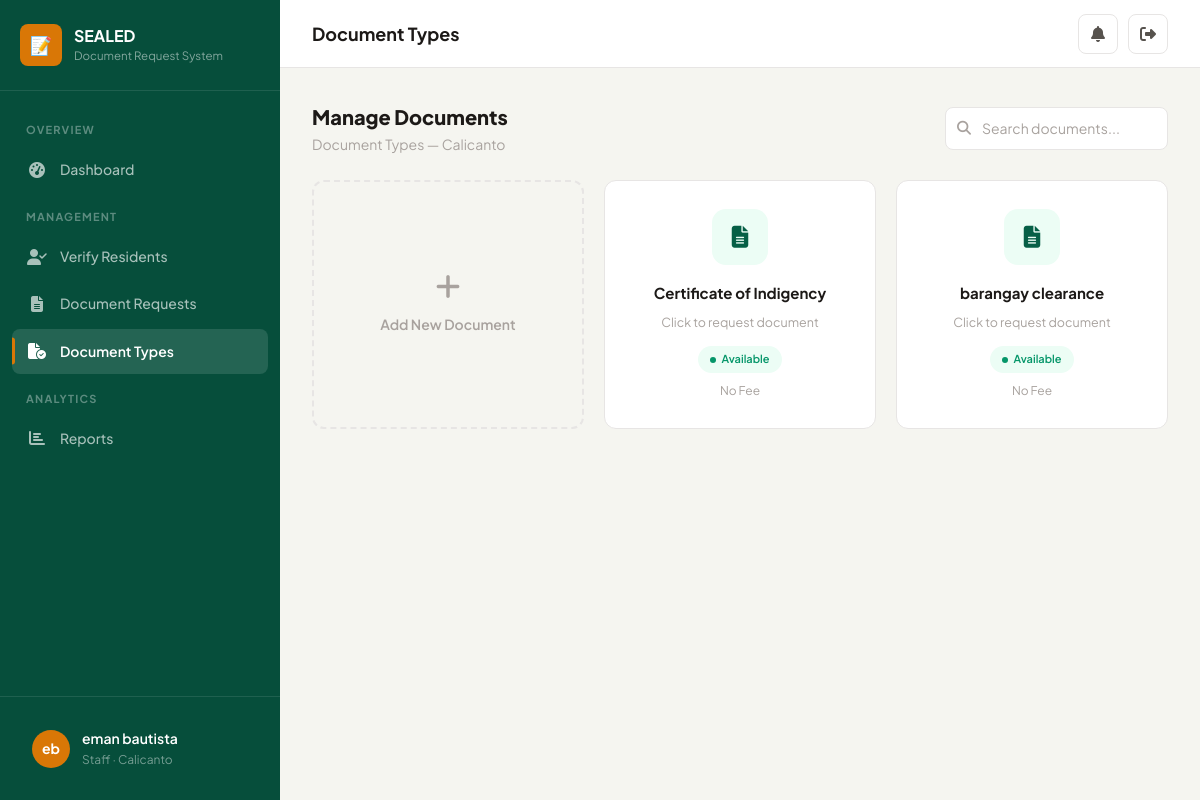
/staff/document-types/ (signed in), run on the app's committed database.
### brgy/models.py (models this page shows, shortened)
class CustomUser(AbstractUser):
    class Role(models.TextChoices):
        RESIDENT = 'resident', 'Resident'
        STAFF = 'staff', 'Staff'
        ADMIN = 'admin', 'Administrator'
    class VerificationStatus(models.TextChoices):
        PENDING = 'pending', 'Pending'
        APPROVED = 'approved', 'Approved'
        REJECTED = 'rejected', 'Rejected'
    id = models.UUIDField(primary_key=True, default=uuid.uuid4, editable=False)
    role = models.CharField(max_length=20, choices=Role.choices, default=Role.RESIDENT)
    barangay = models.ForeignKey(
        Barangay, on_delete=models.SET_NULL, null=True, blank=True, related_name='users'
    )
    verification_status = models.CharField(
        max_length=20, choices=VerificationStatus.choices, default=VerificationStatus.PENDING
    )
    phone_number = models.CharField(max_length=20, blank=True)
    address = models.TextField(blank=True)
    birth_date = models.DateField(null=True, blank=True)
    gender = models.CharField(max_length=10, blank=True)
    middle_name = models.CharField(max_length=150, blank=True)
    civil_status = models.CharField(max_length=20, blank=True, default='')
    occupation = models.CharField(max_length=100, blank=True, default='')
    id_type = models.CharField(max_length=50, blank=True, default='')
    id_front = models.ImageField(upload_to='resident_ids/', blank=True, null=True)
    id_back = models.ImageField(upload_to='resident_ids/', blank=True, null=True)
    profile_picture = models.ImageField(upload_to='profile_pictures/', blank=True, null=True)
    rejection_reason = models.TextField(blank=True, default='')
    class Meta:
        ordering = ['-date_joined']
    @property
    def display_name(self):
        return self.get_full_name() or self.username

class Barangay(models.Model):
    id = models.UUIDField(primary_key=True, default=uuid.uuid4, editable=False)
    name = models.CharField(max_length=200)
    address = models.TextField()
    contact_number = models.CharField(max_length=20, blank=True)
    email = models.EmailField(blank=True)
    chairman_name = models.CharField(max_length=200, blank=True)
    officials = models.JSONField(default=dict, blank=True)
    is_active = models.BooleanField(default=True)
    created_at = models.DateTimeField(auto_now_add=True)
    updated_at = models.DateTimeField(auto_now=True)
    class Meta:
        ordering = ['name']

class DocumentType(models.Model):
    id = models.UUIDField(primary_key=True, default=uuid.uuid4, editable=False)
    name = models.CharField(max_length=200)
    description = models.TextField(blank=True)
    requirements = models.TextField(blank=True, help_text="One requirement per line")
    fee = models.DecimalField(max_digits=10, decimal_places=2, default=0, null=True, blank=True)
    is_active = models.BooleanField(default=True)
    barangay = models.ForeignKey(Barangay, on_delete=models.CASCADE, related_name='document_types')
    template_file = models.FileField(
        upload_to='document_templates/',
        blank=True,
        null=True,
        help_text="Upload a .docx template for this document"
    )
    created_at = models.DateTimeField(auto_now_add=True)
    class Meta:
        ordering = ['name']

### brgy/views.py (the view)
# urls.py: path('staff/document-types/', views.staff_manage_document_types, name='staff_manage_document_types'),
@login_required
@role_required('staff')
def staff_manage_document_types(request):
    brgy = request.user.barangay
    doc_types = DocumentType.objects.filter(barangay=brgy).order_by('name')
    search = request.GET.get('search', '')
    if search:
        doc_types = doc_types.filter(Q(name__icontains=search))
    if request.method == 'POST':
        form = DocumentTypeForm(request.POST, request.FILES)
        if form.is_valid():
            dt = form.save(commit=False)
            dt.barangay = brgy
            dt.save()
            messages.success(request, f'{dt.name} added successfully.')
            return redirect('staff_manage_document_types')
        else:
            messages.error(request, 'Please correct the errors below.')
    else:
        form = DocumentTypeForm(initial={'barangay': brgy})
    paginator = Paginator(doc_types, 10)
    page_number = request.GET.get('page', 1)
    page_obj = paginator.get_page(page_number)
    return render(request, 'brgy/staff/document_types.html', {
        'page_obj': page_obj, 'form': form, 'search': search, 'brgy': brgy,
    })

### brgy/context_processors.py (called while the page is built)
def brgy_context(request):
    context = {}
    if request.user.is_authenticated:
        unread_count = Notification.objects.filter(user=request.user, is_read=False).count()
        recent_notifications = Notification.objects.filter(user=request.user)[:5]
        context['unread_notification_count'] = unread_count
        context['recent_notifications'] = recent_notifications
    return context

### brgy/views.py (called while the page is built)
def role_required(*roles):
    def decorator(view_func):
        @wraps(view_func)
        def wrapper(request, *args, **kwargs):
            if not request.user.is_authenticated:
                return redirect('login')
            if request.user.role not in roles:
                messages.error(request, 'You do not have permission to access that page.')
                return redirect('dashboard')
            return view_func(request, *args, **kwargs)
        return wrapper
    return decorator

### brgy/templates/brgy/staff/document_types.html (shortened to what this page needs)
{% extends 'brgy/base.html' %}
{% block nav_staff_doctypes %}active{% endblock %}
{% block page_title %}Document Types{% endblock %}
{% block content %}
<div class="top-actions">
    <div>
        <h2>Manage Documents</h2>
        <p class="text-sm text-muted">Document Types — {{ brgy.name }}</p>
    </div>
    <form method="get" class="search-input-wrapper">
        <i class="fa-solid fa-search"></i>
        <input type="text" name="search" class="form-input" placeholder="Search documents..." value="{{ search }}">
    </form>
</div>
{% if page_obj %}
<div class="doc-grid">
    <a href="#" class="doc-card-add" onclick="document.getElementById('inlineAddForm').style.display = 'grid'; return false;">
        <i class="fa-solid fa-plus"></i>
        <span>Add New Document</span>
    </a>
    {% for dt in page_obj %}
    <div class="doc-card">
        <div class="doc-card-icon">
            <i class="fa-solid fa-file-lines"></i>
        </div>
        <h3>{{ dt.name }}</h3>
        <p>{{ dt.description|truncatechars:50|default:"Click to request document" }}</p>
        <span class="doc-badge {% if not dt.is_active %}unavailable{% endif %}">
            {% if dt.is_active %}Available{% else %}Unavailable{% endif %}
        </span>
        {% if dt.fee %}
        <div class="doc-card-fee">Fee: &#8369;{{ dt.fee|floatformat:2 }}</div>
        {% else %}
        <div class="doc-card-fee">No Fee</div>
        {% endif %}
    </div>
    {% endfor %}
</div>
{% else %}
<div class="empty-state">
    <i class="fa-solid fa-file-circle-xmark"></i>
    <h4>No Document Types Yet</h4>
    <p>Add document types that residents can request from your barangay.</p>
</div>
{% endif %}
{% endblock %}

### brgy/templates/brgy/base.html (shortened to what this page needs)
{% load static %}
<!DOCTYPE html>
<html lang="en">
<head>
    <link rel="stylesheet" href="https://cdnjs.cloudflare.com/ajax/libs/font-awesome/6.5.1/css/all.min.css">
    <link rel="stylesheet" href="{% static 'css/style.css' %}">
</head>
<body>
    <div class="app-layout">
        <aside class="sidebar" id="sidebar">
            <div class="sidebar-header">
                <div class="sidebar-logo">
                    <div class="sidebar-logo-icon">📝</div>
                    <div class="sidebar-logo-text">
                        SEALED
                        <small>Document Request System</small>
                    </div>
                </div>
            </div>
            <nav class="sidebar-nav">
                {% if user.role == 'resident' %}
                <div class="sidebar-section-label">Main</div>
                <a href="{% url 'resident_dashboard' %}" class="sidebar-item {% block nav_res_dashboard %}{% endblock %}">
                    <i class="fa-solid fa-house"></i> Dashboard
                </a>
                <a href="{% url 'request_document' %}" class="sidebar-item {% block nav_res_request %}{% endblock %}">
                    <i class="fa-solid fa-file-circle-plus"></i> Request Document
                </a>
                <a href="{% url 'request_history' %}" class="sidebar-item {% block nav_res_history %}{% endblock %}">
                    <i class="fa-solid fa-clock-rotate-left"></i> Request History
                </a>
                <div class="sidebar-section-label">Updates</div>
                <a href="{% url 'notifications' %}" class="sidebar-item {% block nav_res_notifications %}{% endblock %}">
                    <i class="fa-solid fa-bell"></i> Notifications
                    {% if unread_notification_count > 0 %}
                    <span class="badge-sidebar">{{ unread_notification_count }}</span>
                    {% endif %}
                </a>
                {% elif user.role == 'staff' %}
                <div class="sidebar-section-label">Overview</div>
                <a href="{% url 'staff_dashboard' %}" class="sidebar-item {% block nav_staff_dashboard %}{% endblock %}">
                    <i class="fa-solid fa-gauge-high"></i> Dashboard
                </a>
                <div class="sidebar-section-label">Management</div>
                <a href="{% url 'verify_residents' %}" class="sidebar-item {% block nav_staff_verify %}{% endblock %}">
                    <i class="fa-solid fa-user-check"></i> Verify Residents
                </a>
                <a href="{% url 'manage_requests' %}" class="sidebar-item {% block nav_staff_requests %}{% endblock %}">
                    <i class="fa-solid fa-file-lines"></i> Document Requests
                </a>
                <a href="{% url 'staff_manage_document_types' %}" class="sidebar-item {% block nav_staff_doctypes %}{% endblock %}">
                    <i class="fa-solid fa-file-circle-check"></i> Document Types
                </a>
                <div class="sidebar-section-label">Analytics</div>
                <a href="{% url 'staff_reports' %}" class="sidebar-item {% block nav_staff_reports %}{% endblock %}">
                    <i class="fa-solid fa-chart-bar"></i> Reports
                </a>
                {% endif %}
            </nav>
            <div class="sidebar-footer">
                <a href="{% url 'profile' %}" class="sidebar-user">
                    <div class="sidebar-avatar">{{ user.first_name.0 }}{{ user.last_name.0 }}</div>
                    <div class="sidebar-user-info">
                        <div class="sidebar-user-name">{{ user.display_name }}</div>
                        <div class="sidebar-user-role">{{ user.get_role_display }}{% if user.barangay %} &middot; {{ user.barangay.name }}{% endif %}</div>
                    </div>
                </a>
            </div>
        </aside>
        <main class="main-content">
            <header class="topbar">
                <div class="topbar-left">
                    <h1 class="topbar-title">{% block page_title %}Dashboard{% endblock %}</h1>
                </div>
                <div class="topbar-right">
                    <div style="position:relative">
                        <button class="topbar-btn" id="notifBtn" aria-label="Notifications">
                            <i class="fa-solid fa-bell"></i>
                        </button>
                    </div>
                    <a href="{% url 'logout' %}" class="topbar-btn" title="Logout" data-confirm="Are you sure you want to logout?">
                        <i class="fa-solid fa-right-from-bracket"></i>
                    </a>
                </div>
            </header>
            <div class="page-content">
                {% block content %}{% endblock %}
            </div>
        </main>
    </div>
</body>
</html>

### brgy/static/css/base.css (style rules this page uses)
:root { --primary: #065F46; --primary-light: #059669; --primary-dark: #064E3B; --primary-50: #ECFDF5; --primary-100: #D1FAE5; --primary-200: #A7F3D0; --accent: #D97706; --accent-light: #F59E0B; --accent-dark: #B45309; --accent-50: #FFFBEB; --accent-100: #FEF3C7; --bg: #F5F5F0; --bg-alt: #EDEDEA; --card: #FFFFFF; --text: #1C1917; --text-secondary: #57534E; --text-muted: #A8A29E; --border: #E7E5E4; --border-light: #F5F5F4; --success: #059669; --success-bg: #ECFDF5; --warning: #D97706; --warning-bg: #FFFBEB; --danger: #DC2626; --danger-bg: #FEF2F2; --info: #0891B2; --info-bg: #ECFEFF; --sidebar-width: 280px; --topbar-height: 68px; --radius: 12px; --radius-sm: 8px; --shadow-sm: 0 1px 3px rgba(0,0,0,0.04); --shadow: 0 1px 4px rgba(0,0,0,0.06), 0 1px 2px rgba(0,0,0,0.04); --shadow-md: 0 6px 12px -2px rgba(0,0,0,0.08), 0 3px 6px -2px rgba(0,0,0,0.05); --shadow-lg: 0 12px 24px -4px rgba(0,0,0,0.1), 0 6px 12px -4px rgba(0,0,0,0.05); --transition: 0.25s ease; }
*, *::before, *::after { box-sizing: border-box; margin: 0; padding: 0; }
body { font-family: 'Plus Jakarta Sans', -apple-system, BlinkMacSystemFont, sans-serif; background: var(--bg); color: var(--text); font-size: 15px; line-height: 1.65; -webkit-font-smoothing: antialiased; overflow-x: hidden; }
a { color: var(--primary-light); text-decoration: none; transition: color var(--transition); }
.app-layout { display: flex; min-height: 100vh; }
.main-content { flex: 1; margin-left: var(--sidebar-width); min-height: 100vh; display: flex; flex-direction: column; }
.page-content { flex: 1; padding: 32px; animation: fadeIn 0.3s ease; }
.text-muted { color: var(--text-muted) !important; }
.text-sm { font-size: 14px; }

### brgy/static/css/sidebar.css (style rules this page uses)
.sidebar { width: var(--sidebar-width); background: var(--primary-dark); color: #fff; position: fixed; top: 0; left: 0; bottom: 0; z-index: 100; display: flex; flex-direction: column; transition: transform 0.3s ease; overflow-y: auto; }
.sidebar-header { padding: 24px 20px; border-bottom: 1px solid rgba(255,255,255,0.1); flex-shrink: 0; }
.sidebar-logo { display: flex; align-items: center; gap: 12px; }
.sidebar-logo-icon { width: 42px; height: 42px; background: var(--accent); border-radius: var(--radius-sm); display: flex; align-items: center; justify-content: center; font-size: 18px; font-weight: 800; color: #fff; flex-shrink: 0; }
.sidebar-logo-text { font-size: 16px; font-weight: 700; line-height: 1.3; color: #fff; }
.sidebar-logo-text small { display: block; font-size: 11.5px; font-weight: 400; color: rgba(255,255,255,0.5); margin-top: 2px; }
.sidebar-nav { flex: 1; padding: 16px 12px; }
.sidebar-section-label { font-size: 11px; font-weight: 700; text-transform: uppercase; letter-spacing: 1.2px; color: rgba(255,255,255,0.35); padding: 14px 14px 8px; }
.sidebar-item { display: flex; align-items: center; gap: 12px; padding: 11px 14px; border-radius: var(--radius-sm); color: rgba(255,255,255,0.65); font-size: 14px; font-weight: 500; transition: all var(--transition); margin-bottom: 2px; position: relative; }
.sidebar-item.active { background: rgba(255,255,255,0.12); color: #fff; font-weight: 600; }
.sidebar-item.active::before { content: ''; position: absolute; left: 0; top: 50%; transform: translateY(-50%); width: 3px; height: 60%; background: var(--accent); border-radius: 0 3px 3px 0; }
.sidebar-item i { width: 22px; text-align: center; font-size: 16px; flex-shrink: 0; }
.sidebar-footer { padding: 18px 20px; border-top: 1px solid rgba(255,255,255,0.1); flex-shrink: 0; }
.sidebar-user { display: flex; align-items: center; gap: 12px; }
.sidebar-avatar { width: 38px; height: 38px; border-radius: 50%; background: var(--accent); display: flex; align-items: center; justify-content: center; font-size: 14px; font-weight: 700; color: #fff; flex-shrink: 0; }
.sidebar-user-info { overflow: hidden; }
.sidebar-user-name { font-size: 14px; font-weight: 600; color: #fff; white-space: nowrap; overflow: hidden; text-overflow: ellipsis; }
.sidebar-user-role { font-size: 12px; color: rgba(255,255,255,0.45); text-transform: capitalize; }

### brgy/templates/brgy/base.html (style rules this page uses)
a.sidebar-user { text-decoration: none; color: inherit; display: flex; align-items: center; gap: 12px; padding: 12px; border-radius: 8px; transition: background-color 0.2s ease; cursor: pointer; }

### data on the page
CustomUser: first_name.0 "e", last_name.0 "b", display_name "eman bautista", role "Staff", barangay.name "Calicanto"
Barangay: name "Calicanto"
DocumentType: name "Certificate of Indigency", description "Click to request document", is_active "Available", shows "No Fee"
DocumentType: name "barangay clearance", description "Click to request document", is_active "Available", fee "No Fee"
